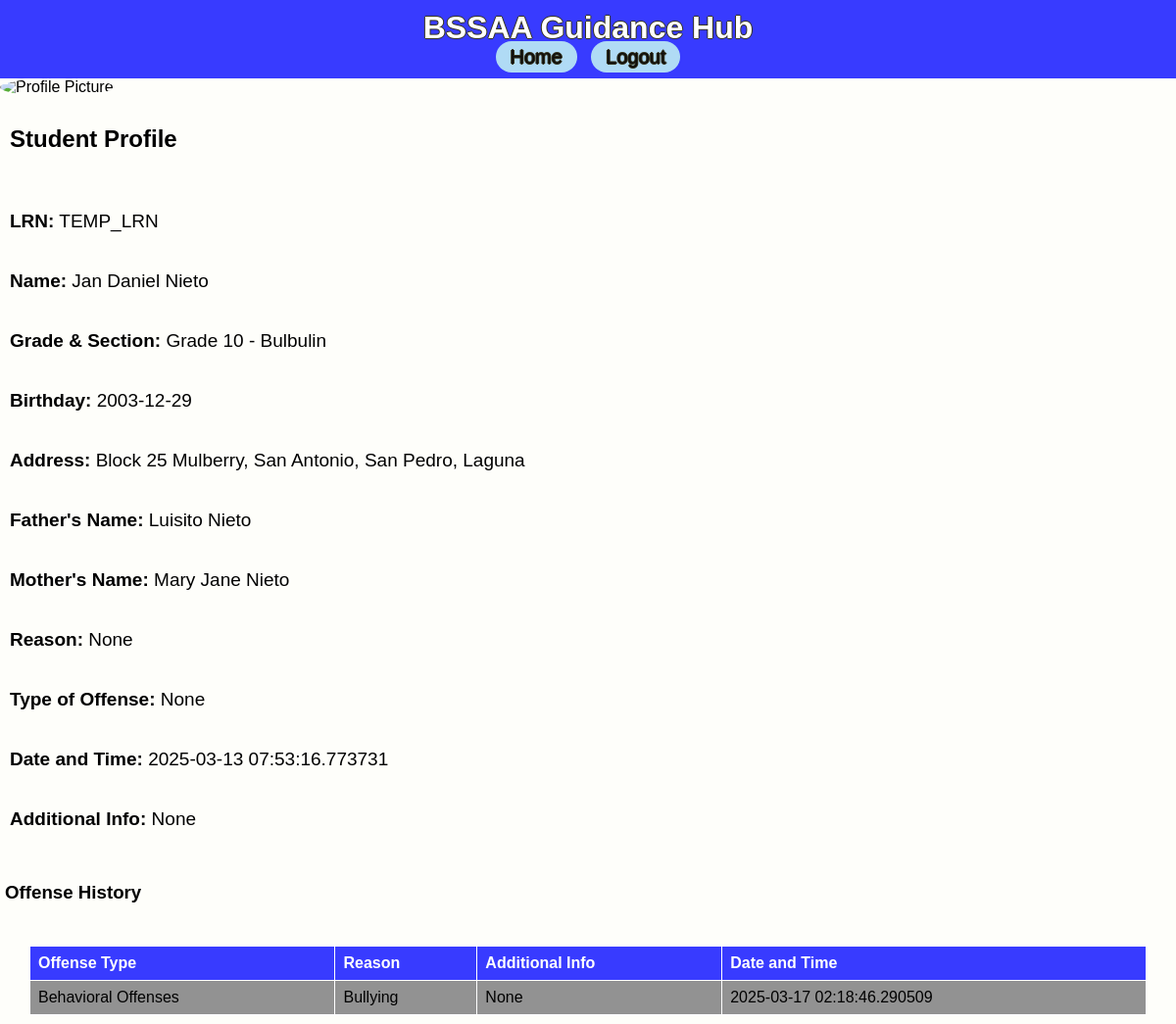
The app's page /view_profile/1 with its own data.
### app/models.py (models this page shows)
class StudentRecord(db.Model):
    id = db.Column(db.Integer, primary_key=True)
    lrn = db.Column(db.String(12), nullable=False, unique=True)
    name = db.Column(db.String(100), nullable=False)
    grade_section = db.Column(db.String(50), nullable=False)
    birthdate = db.Column(db.Date, nullable=False)
    age = db.Column(db.Integer, nullable=False)
    mother_tongue = db.Column(db.String(50), nullable=False)
    ethnic_group = db.Column(db.String(50), nullable=True)
    religion = db.Column(db.String(50), nullable=False)
    address_house_no = db.Column(db.String(100), nullable=False)
    address_barangay = db.Column(db.String(100), nullable=False)
    address_city = db.Column(db.String(100), nullable=False)
    address_province = db.Column(db.String(100), nullable=False)
    mother_name = db.Column(db.String(100), nullable=False)
    father_name = db.Column(db.String(100), nullable=False)
    guardian_name = db.Column(db.String(100), nullable=True)
    contact_number = db.Column(db.String(15), nullable=True)
    reason = db.Column(db.String(200), nullable=True)
    type_of_offense = db.Column(db.String(100), nullable=True)
    date_time = db.Column(db.DateTime, default=datetime.utcnow)
    additional_info = db.Column(db.Text, nullable=True)
    offenses = db.relationship('OffenseRecord', backref='student', lazy=True)

class OffenseRecord(db.Model):
    id = db.Column(db.Integer, primary_key=True)
    student_id = db.Column(db.Integer, db.ForeignKey('student_record.id'), nullable=False)
    offense_type = db.Column(db.String(100), nullable=False)
    reason = db.Column(db.String(200), nullable=False)
    additional_info = db.Column(db.Text, nullable=True)
    date_time = db.Column(db.DateTime, default=datetime.utcnow)

### app/routes.py (the view)
@main.route('/view_profile/<int:student_id>')
def view_profile(student_id):
    student = StudentRecord.query.get_or_404(student_id)
    offenses = OffenseRecord.query.filter_by(student_id=student_id).all()
    return render_template('profile.html', student=student, offenses=offenses)

### app/templates/profile.html
{% extends 'base.html' %}
{% block content %}
<div class="profile-picture">
    <img src="{{ url_for('static', filename='images/profile_placeholder.png') }}" alt="Profile Picture">
</div>
<h2>Student Profile</h2>
<div class="profile-container">
    <div class="profile-details">
        <p><strong>LRN:</strong> {{ student.lrn }}</p>
        <p><strong>Name:</strong> {{ student.name }}</p>
        <p><strong>Grade & Section:</strong> {{ student.grade_section }}</p>
        <p><strong>Birthday:</strong> {{ student.birthdate }}</p>
        <p><strong>Address:</strong> {{ student.address_house_no }}, {{ student.address_barangay }}, {{ student.address_city }}, {{ student.address_province }}</p>
        <p><strong>Father's Name:</strong> {{ student.father_name }}</p>
        <p><strong>Mother's Name:</strong> {{ student.mother_name }}</p>
        <p><strong>Reason:</strong> {{ student.reason }}</p>
        <p><strong>Type of Offense:</strong> {{ student.type_of_offense }}</p>
        <p><strong>Date and Time:</strong> {{ student.date_time }}</p>
        <p><strong>Additional Info:</strong> {{ student.additional_info }}</p>
    </div>
</div>
<h3>Offense History</h3>
<table>
    <tr>
        <th>Offense Type</th>
        <th>Reason</th>
        <th>Additional Info</th>
        <th>Date and Time</th>
    </tr>
    {% for offense in offenses %}
    <tr>
        <td>{{ offense.offense_type }}</td>
        <td>{{ offense.reason }}</td>
        <td>{{ offense.additional_info }}</td>
        <td>{{ offense.date_time }}</td>
    </tr>
    {% endfor %}
</table>
{% endblock %}

### app/static/css/styles.css (style rules this page uses)
body { font-family: Arial, Helvetica, sans-serif; margin: 0; padding: 0; background-color: #f4f4f4; display: flex; flex-direction: column; min-height: 100vh; background-color: #FEFEFA; height: 100%; }
p { font-family: Verdana, Geneva, Tahoma, sans-serif; padding: 10px; font-size: 19px; }
h2 { padding: 10px; }
table { border: 1px solid #000000; width: 95%; border-collapse: collapse; margin: 20px 0; position: absolute; left: 30px; }
table th, table td { border: 1px solid #ffffff; text-align: left; padding: 8px; }
table th { background-color: #383bff; color: white; }
table tr:nth-child(even) { background-color: #929292; }
h3 { padding: 5px; }
.profile-container { display: flex; align-items: center; margin-top: 20px; }
.profile-picture { margin-right: 20px; }
.profile-picture img { width: 150px; height: 150px; border-radius: 50%; }
.profile-details { font-size: 16px; }

### records on screen
StudentRecord: lrn "TEMP_LRN", name "Jan Daniel Nieto", grade_section "Grade 10 - Bulbulin", birthdate "2003-12-29", address_house_no "Block 25 Mulberry", address_barangay "San Antonio", address_city "San Pedro", address_province "Laguna", father_name "Luisito Nieto", mother_name "Mary Jane Nieto", reason "None", type_of_offense "None", date_time "2025-03-13 07:53:16.773731", additional_info "None"
OffenseRecord: offense_type "Behavioral Offenses", reason "Bullying", additional_info "None", date_time "2025-03-17 02:18:46.290509"
